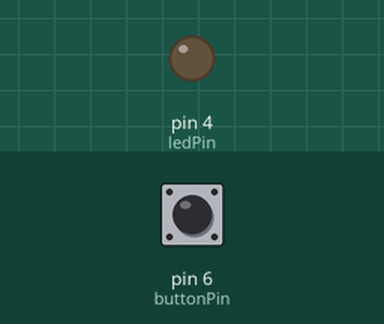
Simulated run of this sketch. Board: Arduino Uno, built with avr-gcc and run on an emulated ATmega328P. Parts: output pins drawn as LEDs (lit = HIGH). The test bench sets the inputs (shaded band); at power-on: pin 6 (buttonPin) HIGH.

Above: at 1.2 s.
1.3 s: pin 6 (buttonPin) pulled LOW for 0.15 s
At 1.7 s:
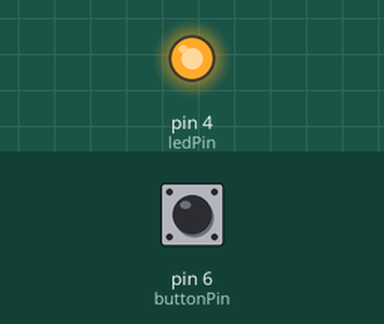
Timing chart, 0 to 4.3 s (numbered marks = the images above; inputs shaded):
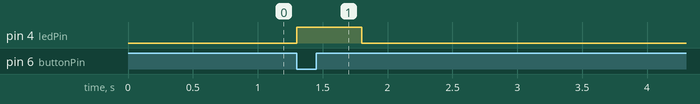

Measured:
- after the input at 1.3 s, pin 4 (ledPin): LOW → HIGH at once, → LOW 0.50 s later

The sketch:

exercicio_07_1.ino
```cpp
const int buttonPin = 6;
const int ledPin = 4;

int buttonState = 0;
int lastButtonState = 0;
int clickCount = 0;

void setup() {
  pinMode(buttonPin, INPUT);
  pinMode(ledPin, OUTPUT);
}
void loop() {
  buttonState = digitalRead(buttonPin);
  if (buttonState == LOW && lastButtonState == HIGH) {
    clickCount++;
    for (int i = 0; i < clickCount; i++) {
      digitalWrite(ledPin, HIGH);
      delay(500);
      digitalWrite(ledPin, LOW);
      delay(500);
    }
  }
  lastButtonState = buttonState;
}
```
